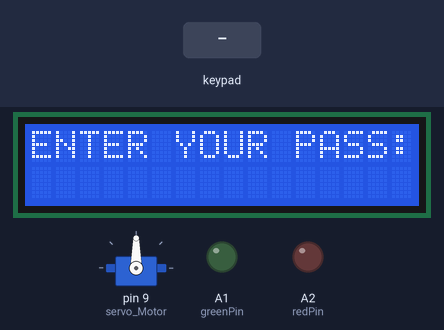
A sketch run on a simulated Arduino Mega 2560, built with avr-gcc and run on an emulated ATmega2560. Shown: 16×2 character LCD, servo, output pins drawn as LEDs (lit = HIGH). Inputs (shaded band) come from the test bench.

Above: at 1.2 s.
1.3 s: keypad keys 5 4 3 2 * pressed 0.4 s apart
At 3.1 s:
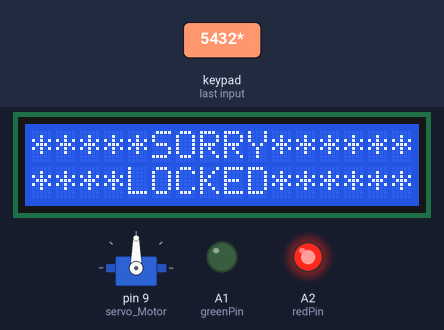
4.8 s: key '0' pressed
At 5.9 s:
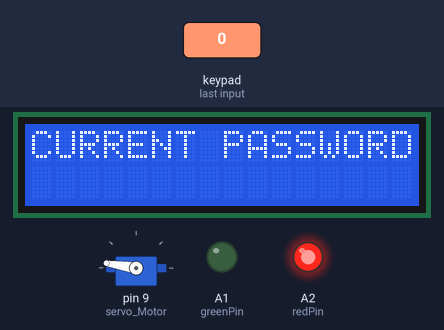
6.3 s: keypad keys 5 4 3 2 pressed 0.4 s apart
At 8.6 s:
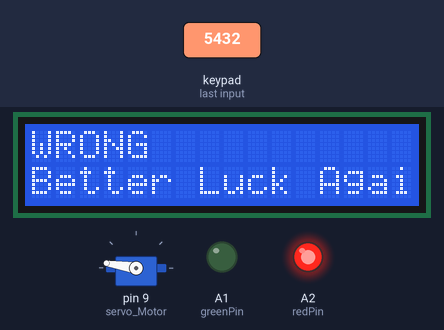
9.5 s: key '1' pressed
At 10.5 s:
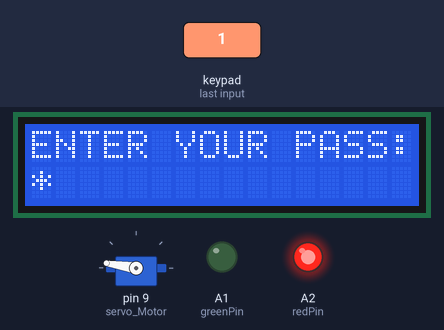
11.0 s: key '2' pressed
At 11.9 s:
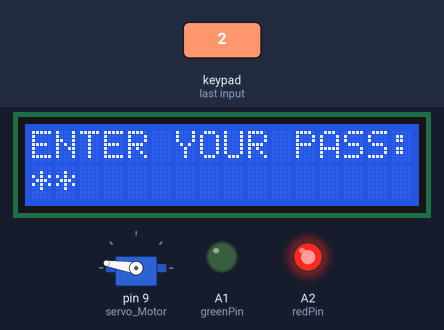
12.5 s: keypad keys 5 4 3 2 # pressed 0.4 s apart
At 15.6 s:
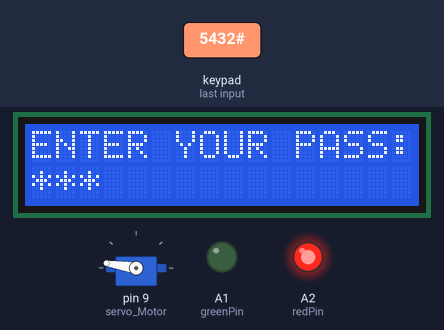
Timing chart, 0 to 17.0 s (numbered marks = the images above; inputs shaded):
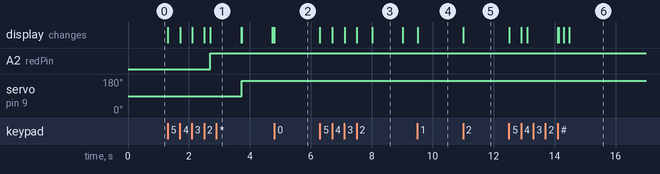

The sketch:

using_EEPROM.ino
```cpp
#include <Keypad.h>
#include<LiquidCrystal.h>
#include<EEPROM.h>
#include <Servo.h>
Servo servo_Motor;
int redPin = A2;
int greenPin = A1;
LiquidCrystal lcd(30, 31,10,11,12,13);
char password[4];
char pass[4],pass1[4];
int i=0;
char customKey=0;
const byte ROWS = 4;
const byte COLS = 3;
char hexaKeys[ROWS][COLS] = {
{'1','2','3'},
{'4','5','6'},
{'7','8','9'},
{'*','0','#'}
};
byte rowPins[ROWS] = { 5,4,3,2 };
byte colPins[COLS] = { 8,7,6 };
Keypad customKeypad = Keypad( makeKeymap(hexaKeys), rowPins, colPins, ROWS, COLS);
void setup()
{
  lcd.begin(16,2);
  pinMode(redPin, OUTPUT);
  pinMode(greenPin, OUTPUT);
  servo_Motor.attach(9);
  lcd.setCursor(0,1);
  lcd.clear();
  lcd.print("ENTER YOUR PASS:");
  lcd.setCursor(0,1);
  /*for(int j=0;j<4;j++)
  EEPROM.write(j, j+49);
  for(int j=0;j<4;j++)
  pass[j]=EEPROM.read(j);*/
}

void loop()
{
  customKey = customKeypad.getKey();
  if(customKey=='0')
  change();
  if(customKey=='*')
  lockdoor();
  if (customKey)
  {
     password[i++]=customKey;
     lcd.print("*");
  }
  if(i==4)
  checkpassword();
}
void change()
{
  int j=0;
  lcd.clear();
  lcd.print("CURRENT PASSWORD");
  lcd.setCursor(0,1);
  while(j<4)
  {
    char key=customKeypad.getKey();
    if(key)
    {
      pass1[j++]=key;
      lcd.print("*");
    }
    key=0;
  }
  delay(500);

  if((strncmp(pass1, pass, 4)))
  {
    lcd.clear();
    lcd.print("WRONG");
    lcd.setCursor(0,1);
    lcd.print("Better Luck Again");
    delay(1000);
  }
  else
  {
    j=0;

  lcd.clear();
  lcd.print("ENTER NEW:");
  lcd.setCursor(0,1);
  while(j<4)
  {
    char key=customKeypad.getKey();
    if(key)
    {
      pass[j]=key;
      lcd.print("*");
      EEPROM.write(j,key);
      j++;
    }
  }
  lcd.setCursor(0,1);
  lcd.print("DONE......");
  delay(1000);
  }
  lcd.clear();
  lcd.print("ENTER YOUR PASS:");
  lcd.setCursor(0,1);
  customKey=0;
}
 void lockdoor() {
      servo_Motor.write(171);
      digitalWrite(redPin,HIGH);
      lcd.clear();
      lcd.setCursor(0, 0);
      lcd.print("****DOOR****");
      lcd.setCursor(0, 1);
      lcd.print("****LOCKED****");
      delay(1000);
      lcd.clear();
      lcd.setCursor(0, 0);
      lcd.print("ENTER YOUR PASS:");
      lcd.setCursor(0,1);
      customKey=0;
  }
 void checkpassword() {
    delay(200);
    for(int j=0;j<4;j++)
    pass[j]=EEPROM.read(j);
    if(!(strncmp(password, pass,4)))
    {
      digitalWrite(redPin, LOW);
      digitalWrite(greenPin, HIGH);
      servo_Motor.write(93);
      Serial.println("ACCESS GRANTED");
      lcd.setCursor(0, 0);
      lcd.print("****WELLCOME****");
      lcd.setCursor(0, 1);
      lcd.print("*ACCESS GRANTED*");
      i=0;
    }
    else
    {
      digitalWrite(redPin, HIGH);
      digitalWrite(greenPin, LOW);
      Serial.println("LOCKED");
      lcd.setCursor(0, 0);
      lcd.print("*****SORRY******");
      lcd.setCursor(0, 1);
      lcd.print("****LOCKED******");
      i=0;
      delay(1000);
      lcd.clear();
      lcd.setCursor(0, 0);
      lcd.print("ENTER YOUR PASS:");
      lcd.setCursor(0,1);
      customKey=0;
    }
  }
```

Measured:
- after the input at 1.3 s, A2 (redPin): LOW → HIGH after 1.4 s; servo on pin 9 (servo_Motor): 90° → 171° after 2.4 s; the display: first changes at once (image 1 shows a later state)
- after the input at 4.8 s, the display: changes at once (image 2)
- after the input at 6.3 s, the display: first changes at once (image 3 shows a later state)
- after the input at 9.5 s, the display: changes at once (image 4)
- after the input at 11.0 s, the display: changes at once (image 5)
- after the input at 12.5 s, the display: changes at once (image 6)
- what the display in image 3 shows lasts 1.0 s, from 8.0 s to 9.0 s
